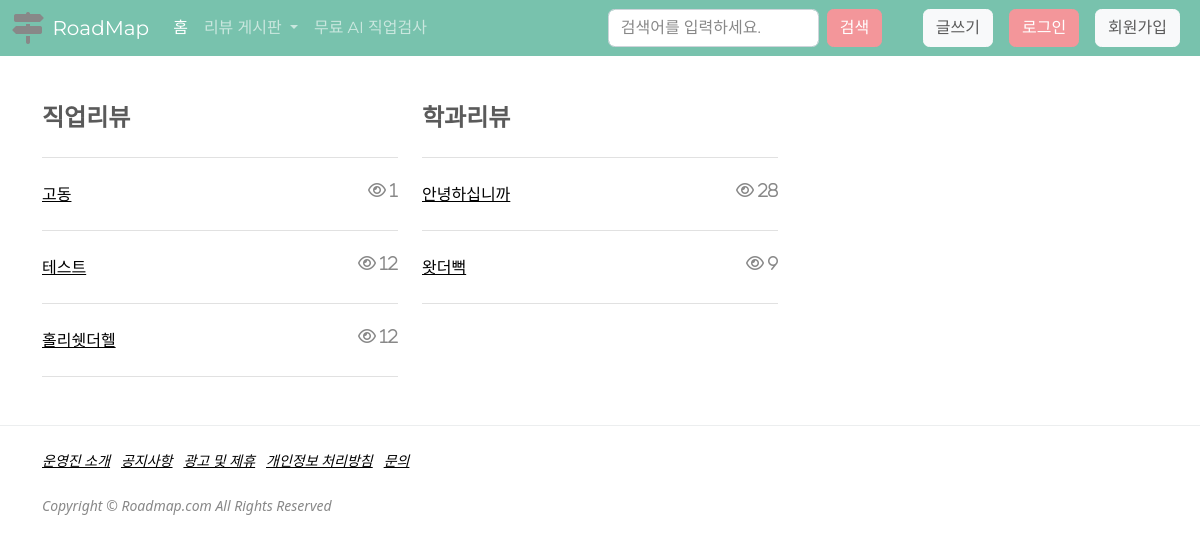
The app's page /, older data.
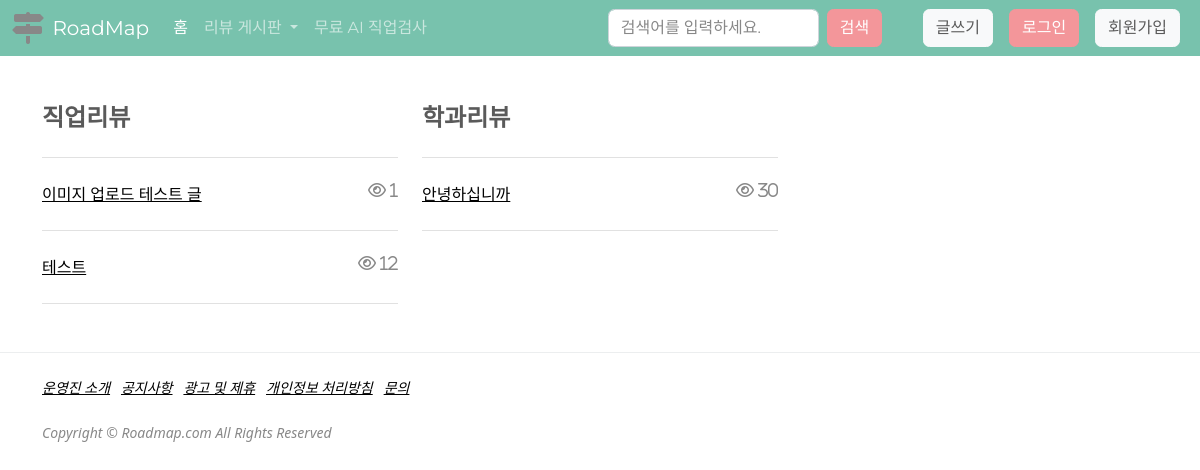
The same page, newer data.
### board/models.py (models this page shows, shortened)
class Post(models.Model):
    title = models.CharField(max_length=200, verbose_name="제목")
    contents = models.TextField(verbose_name="내용")
    writer = models.ForeignKey(
        'user.BoardMember', on_delete=models.CASCADE, null=True, verbose_name="작성자")
    created_at = models.DateTimeField(
        auto_now_add=True, null=True, verbose_name="작성일")
    updated_at = models.DateTimeField(
        auto_now=True, null=True, verbose_name="최종수정일")
    view_count = models.PositiveIntegerField(default=0, verbose_name="조회수")
    like_count = models.IntegerField(null=True, verbose_name="좋아요수")
    name_choices = (('직업리뷰', '직업리뷰'), ('학과리뷰', '학과리뷰'))
    name = models.CharField(
        max_length=200, null=True, choices=name_choices, verbose_name="게시판명")
    class Meta:
        db_table = 'boards'
        verbose_name = '게시판'
        verbose_name_plural = '게시판'

### main/views.py (the view)
# urls.py: path('', index, name='index'),
def index(request):
    job_models = Post.objects.filter(name='직업리뷰').order_by('-id')
    major_models = Post.objects.filter(name='학과리뷰').order_by('-id')
    return render(request, 'index.html', {'job_models': job_models, 'major_models': major_models, })

### main/templates/index.html (shortened to what this page needs)
{% extends "base.html" %}
{% block body %}
{% load static %}
<div class="container">
  <div class="row">
      <div class="col-sm-4">
          <h4>직업리뷰</h4>
          <hr class="my-4" />
          {% for job_model in job_models %}
          {% if job_model.photo_set.all %}
          <div class="post-preview">
            <i class="far fa-image"></i>
            <a href="{% url 'board_detail' job_model.pk %}">
              <h7>{{job_model.title}}</h7>
            </a>
            <i class="far fa-eye float-md-end"> {{job_model.view_count}}</i>
            <!-- <p class="post-meta">
                Posted by
                <a href="#!">HJ</a>
                {{job_model.dateCreate}}
            </p>
            <p class="post-counter">
                조회수:{{job_model.view_count}}
            </p>
            -->
          </div>
          <hr class="my-4" />
          {% else %}
          <div class="post-preview">
            <a href="{% url 'board_detail' job_model.pk %}">
              <h7>{{job_model.title}}</h7>
            </a>
            <i class="far fa-eye float-md-end"> {{job_model.view_count}}</i>
          </div>
          <hr class="my-4" />
          {% endif %}
          {% endfor %}
      </div>
      <div class="col-sm-4">
          <h4>학과리뷰</h4>
          <hr class="my-4" />
          {% for major_model in major_models %}
          {% if major_model.img %}
          <div class="post-preview">
              <i class="far fa-image"></i>
              <a href="{% url 'board_detail' major_model.pk %}">
                <h7>{{major_model.title}}</h7>
              </a>
              <i class="far fa-eye float-md-end"> {{major_model.view_count}}</i>
              <!-- <p class="post-meta">
                  Posted by
                  <a href="#!">HJ</a>
                  {{major_model.dateCreate}}
              </p>
              <p class="post-counter">
                  조회수:{{major_model.view_count}}
              </p>
              -->
          </div>
          <hr class="my-4" />
          {% else %}
          <div class="post-preview">
            <a href="{% url 'board_detail' major_model.pk %}">
              <h7>{{major_model.title}}</h7>
            </a>
            <i class="far fa-eye float-md-end"> {{major_model.view_count}}</i>
          </div>
        <hr class="my-4" />
          {% endif %}
          {% endfor %}
      </div>
      <div class="col-sm-4"></div>
  </div>
</div>
{% endblock body %}

Row changes from the older to the newer data that the page shows:
removed Post: title "고동", view_count "1", shown under "직업리뷰"
removed Post: title "홀리쉣더헬", view_count "12", shown under "직업리뷰"
removed Post: title "왓더뻑", view_count "9", shown under "학과리뷰"
added Post: title "이미지 업로드 테스트 글", view_count "1", shown under "직업리뷰"
changed Post "안녕하십니까": view_count "28" → "30"
